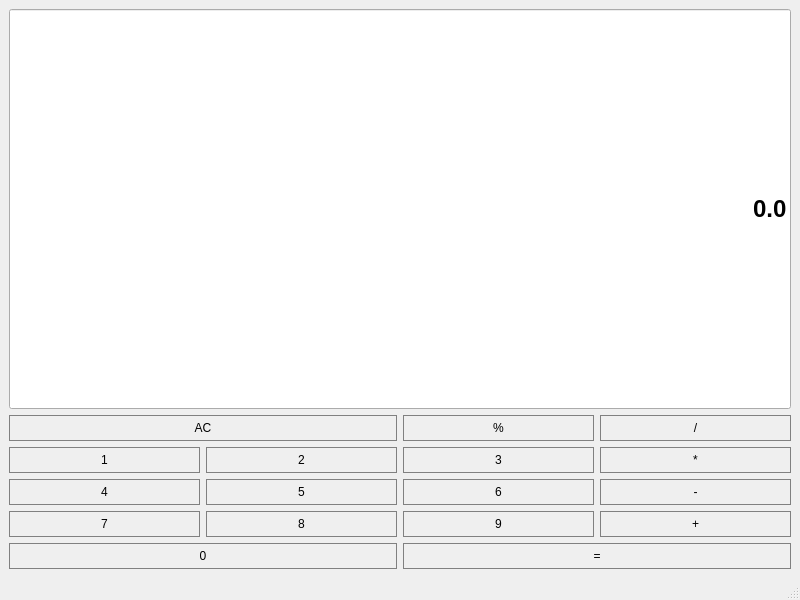
<?xml version="1.0" encoding="UTF-8"?>
<ui version="4.0">
 <class>Calculator</class>
 <widget class="QMainWindow" name="Calculator">
  <property name="geometry">
   <rect>
    <x>0</x>
    <y>0</y>
    <width>800</width>
    <height>600</height>
   </rect>
  </property>
  <property name="windowTitle">
   <string>Calculator</string>
  </property>
  <widget class="QWidget" name="centralwidget">
   <layout class="QGridLayout" name="gridLayout">
    <item row="2" column="0">
     <widget class="QPushButton" name="digit1">
      <property name="sizePolicy">
       <sizepolicy hsizetype="Preferred" vsizetype="Preferred">
        <horstretch>0</horstretch>
        <verstretch>0</verstretch>
       </sizepolicy>
      </property>
      <property name="styleSheet">
       <string notr="true">QPushButton{
	backround-color: #C0C0C0;
	border: 1px solid gray;
	padding: 5px;
}

QPushButton:pressed{
	backround-color: #A9A9A9;
	border: 1px solid gray;
	padding: 5px;
}</string>
      </property>
      <property name="text">
       <string>1</string>
      </property>
     </widget>
    </item>
    <item row="1" column="2">
     <widget class="QPushButton" name="Percent">
      <property name="sizePolicy">
       <sizepolicy hsizetype="Preferred" vsizetype="Preferred">
        <horstretch>0</horstretch>
        <verstretch>0</verstretch>
       </sizepolicy>
      </property>
      <property name="styleSheet">
       <string notr="true">QPushButton{
	backround-color: #FF8C00;
	border: 1px solid gray;
	padding: 5px;
}

QPushButton:pressed{
	backround-color: #A9A9A9;
	border: 1px solid gray;
	padding: 5px;
}</string>
      </property>
      <property name="text">
       <string>%</string>
      </property>
     </widget>
    </item>
    <item row="3" column="0">
     <widget class="QPushButton" name="digit4">
      <property name="sizePolicy">
       <sizepolicy hsizetype="Preferred" vsizetype="Preferred">
        <horstretch>0</horstretch>
        <verstretch>0</verstretch>
       </sizepolicy>
      </property>
      <property name="styleSheet">
       <string notr="true">QPushButton{
	backround-color: #C0C0C0;
	border: 1px solid gray;
	padding: 5px;
}

QPushButton:pressed{
	backround-color: #A9A9A9;
	border: 1px solid gray;
	padding: 5px;
}</string>
      </property>
      <property name="text">
       <string>4</string>
      </property>
     </widget>
    </item>
    <item row="2" column="3">
     <widget class="QPushButton" name="Multiply">
      <property name="sizePolicy">
       <sizepolicy hsizetype="Preferred" vsizetype="Preferred">
        <horstretch>0</horstretch>
        <verstretch>0</verstretch>
       </sizepolicy>
      </property>
      <property name="styleSheet">
       <string notr="true">QPushButton{
	backround-color: #FF8C00;
	border: 1px solid gray;
	padding: 5px;
}

QPushButton:pressed{
	backround-color: #A9A9A9;
	border: 1px solid gray;
	padding: 5px;
}</string>
      </property>
      <property name="text">
       <string>*</string>
      </property>
     </widget>
    </item>
    <item row="4" column="0">
     <widget class="QPushButton" name="digit7">
      <property name="sizePolicy">
       <sizepolicy hsizetype="Preferred" vsizetype="Preferred">
        <horstretch>0</horstretch>
        <verstretch>0</verstretch>
       </sizepolicy>
      </property>
      <property name="styleSheet">
       <string notr="true">QPushButton{
	backround-color: #C0C0C0;
	border: 1px solid gray;
	padding: 5px;
}

QPushButton:pressed{
	backround-color: #A9A9A9;
	border: 1px solid gray;
	padding: 5px;
}</string>
      </property>
      <property name="text">
       <string>7</string>
      </property>
     </widget>
    </item>
    <item row="0" column="0" colspan="4">
     <widget class="QLineEdit" name="Display">
      <property name="sizePolicy">
       <sizepolicy hsizetype="Preferred" vsizetype="Expanding">
        <horstretch>0</horstretch>
        <verstretch>0</verstretch>
       </sizepolicy>
      </property>
      <property name="font">
       <font>
        <family>Arial</family>
        <pointsize>18</pointsize>
        <weight>75</weight>
        <bold>true</bold>
       </font>
      </property>
      <property name="styleSheet">
       <string notr="true">QLineEdit{
	rgb(85, 255, 127)
}</string>
      </property>
      <property name="text">
       <string>0.0</string>
      </property>
      <property name="alignment">
       <set>Qt::AlignRight|Qt::AlignTrailing|Qt::AlignVCenter</set>
      </property>
     </widget>
    </item>
    <item row="3" column="2">
     <widget class="QPushButton" name="digit6">
      <property name="sizePolicy">
       <sizepolicy hsizetype="Preferred" vsizetype="Preferred">
        <horstretch>0</horstretch>
        <verstretch>0</verstretch>
       </sizepolicy>
      </property>
      <property name="styleSheet">
       <string notr="true">QPushButton{
	backround-color: #C0C0C0;
	border: 1px solid gray;
	padding: 5px;
}

QPushButton:pressed{
	backround-color: #A9A9A9;
	border: 1px solid gray;
	padding: 5px;
}</string>
      </property>
      <property name="text">
       <string>6</string>
      </property>
     </widget>
    </item>
    <item row="4" column="2">
     <widget class="QPushButton" name="digit9">
      <property name="sizePolicy">
       <sizepolicy hsizetype="Preferred" vsizetype="Preferred">
        <horstretch>0</horstretch>
        <verstretch>0</verstretch>
       </sizepolicy>
      </property>
      <property name="styleSheet">
       <string notr="true">QPushButton{
	backround-color: #C0C0C0;
	border: 1px solid gray;
	padding: 5px;
}

QPushButton:pressed{
	backround-color: #A9A9A9;
	border: 1px solid gray;
	padding: 5px;
}</string>
      </property>
      <property name="text">
       <string>9</string>
      </property>
     </widget>
    </item>
    <item row="2" column="2">
     <widget class="QPushButton" name="digit3">
      <property name="sizePolicy">
       <sizepolicy hsizetype="Preferred" vsizetype="Preferred">
        <horstretch>0</horstretch>
        <verstretch>0</verstretch>
       </sizepolicy>
      </property>
      <property name="styleSheet">
       <string notr="true">QPushButton{
	backround-color: #C0C0C0;
	border: 1px solid gray;
	padding: 5px;
}

QPushButton:pressed{
	backround-color: #A9A9A9;
	border: 1px solid gray;
	padding: 5px;
}</string>
      </property>
      <property name="text">
       <string>3</string>
      </property>
     </widget>
    </item>
    <item row="1" column="3">
     <widget class="QPushButton" name="Divide">
      <property name="sizePolicy">
       <sizepolicy hsizetype="Preferred" vsizetype="Preferred">
        <horstretch>0</horstretch>
        <verstretch>0</verstretch>
       </sizepolicy>
      </property>
      <property name="styleSheet">
       <string notr="true">QPushButton{
	backround-color: #FF8C00;
	border: 1px solid gray;
	padding: 5px;
}

QPushButton:pressed{
	backround-color: #A9A9A9;
	border: 1px solid gray;
	padding: 5px;
}</string>
      </property>
      <property name="text">
       <string>/</string>
      </property>
     </widget>
    </item>
    <item row="4" column="3">
     <widget class="QPushButton" name="Plus">
      <property name="sizePolicy">
       <sizepolicy hsizetype="Preferred" vsizetype="Preferred">
        <horstretch>0</horstretch>
        <verstretch>0</verstretch>
       </sizepolicy>
      </property>
      <property name="styleSheet">
       <string notr="true">QPushButton{
	backround-color: #FF8C00;
	border: 1px solid gray;
	padding: 5px;
}

QPushButton:pressed{
	backround-color: #A9A9A9;
	border: 1px solid gray;
	padding: 5px;
}</string>
      </property>
      <property name="text">
       <string>+</string>
      </property>
     </widget>
    </item>
    <item row="2" column="1">
     <widget class="QPushButton" name="digit2">
      <property name="sizePolicy">
       <sizepolicy hsizetype="Preferred" vsizetype="Preferred">
        <horstretch>0</horstretch>
        <verstretch>0</verstretch>
       </sizepolicy>
      </property>
      <property name="styleSheet">
       <string notr="true">QPushButton{
	backround-color: #C0C0C0;
	border: 1px solid gray;
	padding: 5px;
}

QPushButton:pressed{
	backround-color: #A9A9A9;
	border: 1px solid gray;
	padding: 5px;
}</string>
      </property>
      <property name="text">
       <string>2</string>
      </property>
     </widget>
    </item>
    <item row="3" column="1">
     <widget class="QPushButton" name="digit5">
      <property name="sizePolicy">
       <sizepolicy hsizetype="Preferred" vsizetype="Preferred">
        <horstretch>0</horstretch>
        <verstretch>0</verstretch>
       </sizepolicy>
      </property>
      <property name="styleSheet">
       <string notr="true">QPushButton{
	backround-color: #C0C0C0;
	border: 1px solid gray;
	padding: 5px;
}

QPushButton:pressed{
	backround-color: #A9A9A9;
	border: 1px solid gray;
	padding: 5px;
}</string>
      </property>
      <property name="text">
       <string>5</string>
      </property>
     </widget>
    </item>
    <item row="4" column="1">
     <widget class="QPushButton" name="digit8">
      <property name="sizePolicy">
       <sizepolicy hsizetype="Preferred" vsizetype="Preferred">
        <horstretch>0</horstretch>
        <verstretch>0</verstretch>
       </sizepolicy>
      </property>
      <property name="styleSheet">
       <string notr="true">QPushButton{
	backround-color: #C0C0C0;
	border: 1px solid gray;
	padding: 5px;
}

QPushButton:pressed{
	backround-color: #A9A9A9;
	border: 1px solid gray;
	padding: 5px;
}</string>
      </property>
      <property name="text">
       <string>8</string>
      </property>
     </widget>
    </item>
    <item row="3" column="3">
     <widget class="QPushButton" name="Minus">
      <property name="sizePolicy">
       <sizepolicy hsizetype="Preferred" vsizetype="Preferred">
        <horstretch>0</horstretch>
        <verstretch>0</verstretch>
       </sizepolicy>
      </property>
      <property name="styleSheet">
       <string notr="true">QPushButton{
	backround-color: #FF8C00;
	border: 1px solid gray;
	padding: 5px;
}

QPushButton:pressed{
	backround-color: #A9A9A9;
	border: 1px solid gray;
	padding: 5px;
}</string>
      </property>
      <property name="text">
       <string>-</string>
      </property>
     </widget>
    </item>
    <item row="1" column="0" colspan="2">
     <widget class="QPushButton" name="Clear">
      <property name="sizePolicy">
       <sizepolicy hsizetype="Preferred" vsizetype="Preferred">
        <horstretch>0</horstretch>
        <verstretch>0</verstretch>
       </sizepolicy>
      </property>
      <property name="styleSheet">
       <string notr="true">QPushButton{
	backround-color: #FF8C00;
	border: 1px solid gray;
	padding: 5px;
}

QPushButton:pressed{
	backround-color: #A9A9A9;
	border: 1px solid gray;
	padding: 5px;
}</string>
      </property>
      <property name="text">
       <string>AC</string>
      </property>
     </widget>
    </item>
    <item row="5" column="0" colspan="2">
     <widget class="QPushButton" name="digit0">
      <property name="sizePolicy">
       <sizepolicy hsizetype="Preferred" vsizetype="Preferred">
        <horstretch>0</horstretch>
        <verstretch>0</verstretch>
       </sizepolicy>
      </property>
      <property name="styleSheet">
       <string notr="true">QPushButton{
	backround-color: #C0C0C0;
	border: 1px solid gray;
	padding: 5px;
}

QPushButton:pressed{
	backround-color: #A9A9A9;
	border: 1px solid gray;
	padding: 5px;
}</string>
      </property>
      <property name="text">
       <string>0</string>
      </property>
     </widget>
    </item>
    <item row="5" column="2" colspan="2">
     <widget class="QPushButton" name="Equal">
      <property name="sizePolicy">
       <sizepolicy hsizetype="Preferred" vsizetype="Preferred">
        <horstretch>0</horstretch>
        <verstretch>0</verstretch>
       </sizepolicy>
      </property>
      <property name="styleSheet">
       <string notr="true">QPushButton{
	backround-color: #FF8C00;
	border: 1px solid gray;
	padding: 5px;
}

QPushButton:pressed{
	backround-color: #A9A9A9;
	border: 1px solid gray;
	padding: 5px;
}</string>
      </property>
      <property name="text">
       <string>=</string>
      </property>
     </widget>
    </item>
   </layout>
   <zorder>digit1</zorder>
   <zorder>Percent</zorder>
   <zorder>digit4</zorder>
   <zorder>Multiply</zorder>
   <zorder>digit7</zorder>
   <zorder>digit6</zorder>
   <zorder>digit9</zorder>
   <zorder>digit3</zorder>
   <zorder>Divide</zorder>
   <zorder>Plus</zorder>
   <zorder>digit2</zorder>
   <zorder>digit5</zorder>
   <zorder>digit8</zorder>
   <zorder>Minus</zorder>
   <zorder>Clear</zorder>
   <zorder>digit0</zorder>
   <zorder>Equal</zorder>
   <zorder>Display</zorder>
  </widget>
  <widget class="QMenuBar" name="menubar">
   <property name="geometry">
    <rect>
     <x>0</x>
     <y>0</y>
     <width>800</width>
     <height>20</height>
    </rect>
   </property>
  </widget>
  <widget class="QStatusBar" name="statusbar"/>
 </widget>
 <resources/>
 <connections/>
</ui>
